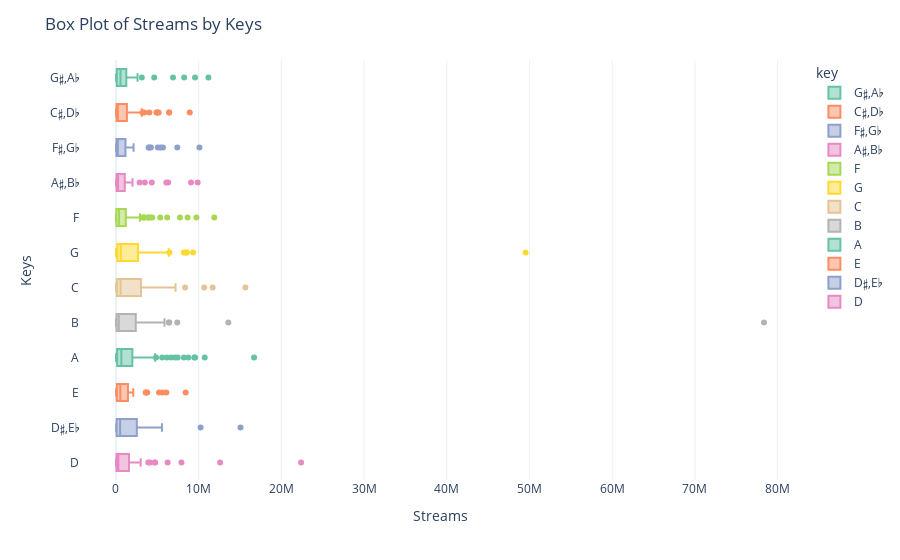

Notebook cell for this chart:
### Code cell
palette = px.colors.qualitative.Set2
# Vẽ biểu đồ catplot
fig = px.box(df_features, y="key", x="streams", color="key", template="plotly_white", color_discrete_sequence=palette)
fig.update_layout(
    yaxis_title="Keys",
    xaxis_title="Streams",
    title='Box Plot of Streams by Keys'
)
fig.show()

### Figure 1 — Plotly figure (JSON) as saved in the notebook; plotly's stock layout.template omitted (floating-point values rounded to 4 significant figures)
{"data": [{"alignmentgroup": "True", "hovertemplate": "key=%{y}<br>streams=%{x}<extra></extra>", "legendgroup": "G♯,A♭", "marker": {"color": "rgb(102,194,165)"}, "name": "G♯,A♭", "notched": false, "offsetgroup": "G♯,A♭", "orientation": "h", "showlegend": true, "type": "box", "x": [4624195, 72471, 451040, 6899206, 2513718, 109485, 1366283, 12521, 62359, 1296870, 624035, 11815, 8245355, 27453, 123422, 838108, 103409, 132503, 249986, 1284961, 1230391, 183920, 3130293, 774772, 782544, 1251276, 9565652, 121551, 1221859, 68501, 940422, 12725, 15777, 1110380, 65368, 128734, 1911629, 93190, 2069859, 1187751, 253116, 125590, 23598, 1111587, 11178774, 13390, 101964, 548401, 477555, 788743, 1145729, 1860199, 18205, 228565, 732653, 1254319, 56813, 430159, 2605886, 193915, 900743], "x0": " ", "xaxis": "x", "y": ["G♯,A♭", "G♯,A♭", "G♯,A♭", "G♯,A♭", "G♯,A♭", "G♯,A♭", "G♯,A♭", "G♯,A♭", "G♯,A♭", "G♯,A♭", "G♯,A♭", "G♯,A♭", "G♯,A♭", "G♯,A♭", "G♯,A♭", "G♯,A♭", "G♯,A♭", "G♯,A♭", "G♯,A♭", "G♯,A♭", "G♯,A♭", "G♯,A♭", "G♯,A♭", "G♯,A♭", "G♯,A♭", "G♯,A♭", "G♯,A♭", "G♯,A♭", "G♯,A♭", "G♯,A♭", "G♯,A♭", "G♯,A♭", "G♯,A♭", "G♯,A♭", "G♯,A♭", "G♯,A♭", "G♯,A♭", "G♯,A♭", "G♯,A♭", "G♯,A♭", "G♯,A♭", "G♯,A♭", "G♯,A♭", "G♯,A♭", "G♯,A♭", "G♯,A♭", "G♯,A♭", "G♯,A♭", "G♯,A♭", "G♯,A♭", "G♯,A♭", "G♯,A♭", "G♯,A♭", "G♯,A♭", "G♯,A♭", "G♯,A♭", "G♯,A♭", "G♯,A♭", "G♯,A♭", "G♯,A♭", "G♯,A♭"], "y0": " ", "yaxis": "y"}, {"alignmentgroup": "True", "hovertemplate": "key=%{y}<br>streams=%{x}<extra></extra>", "legendgroup": "C♯,D♭", "marker": {"color": "rgb(252,141,98)"}, "name": "C♯,D♭", "notched": false, "offsetgroup": "C♯,D♭", "orientation": "h", "showlegend": true, "type": "box", "x": [8923275, 57705, 629371, 3234143, 243173, 195068, 1118042, 16430, 182226, 88066, 1452703, 108701, 10873, 10241, 53720, 1139173, 177095, 6434830, 25946, 234577, 450740, 3110538, 86149, 10128, 71545, 1728759, 775313, 225378, 5161731, 86867, 1283434, 96103, 109231, 55485, 3431602, 186149, 2548348, 225667, 5062349, 31099, 1251215, 655603, 1156954, 1924550, 220126, 64012, 169801, 97640, 23859, 702563, 26892, 11845, 43599, 20338, 1971621, 1245668, 1843726, 447873, 1149353, 895517, 23155, 849967, 4943196, 65708, 4910437, 2087300, 26586, 4039947, 36247, 125173, 107763, 1322046, 6430649, 108235], "x0": " ", "xaxis": "x", "y": ["C♯,D♭", "C♯,D♭", "C♯,D♭", "C♯,D♭", "C♯,D♭", "C♯,D♭", "C♯,D♭", "C♯,D♭", "C♯,D♭", "C♯,D♭", "C♯,D♭", "C♯,D♭", "C♯,D♭", "C♯,D♭", "C♯,D♭", "C♯,D♭", "C♯,D♭", "C♯,D♭", "C♯,D♭", "C♯,D♭", "C♯,D♭", "C♯,D♭", "C♯,D♭", "C♯,D♭", "C♯,D♭", "C♯,D♭", "C♯,D♭", "C♯,D♭", "C♯,D♭", "C♯,D♭", "C♯,D♭", "C♯,D♭", "C♯,D♭", "C♯,D♭", "C♯,D♭", "C♯,D♭", "C♯,D♭", "C♯,D♭", "C♯,D♭", "C♯,D♭", "C♯,D♭", "C♯,D♭", "C♯,D♭", "C♯,D♭", "C♯,D♭", "C♯,D♭", "C♯,D♭", "C♯,D♭", "C♯,D♭", "C♯,D♭", "C♯,D♭", "C♯,D♭", "C♯,D♭", "C♯,D♭", "C♯,D♭", "C♯,D♭", "C♯,D♭", "C♯,D♭", "C♯,D♭", "C♯,D♭", "C♯,D♭", "C♯,D♭", "C♯,D♭", "C♯,D♭", "C♯,D♭", "C♯,D♭", "C♯,D♭", "C♯,D♭", "C♯,D♭", "C♯,D♭", "C♯,D♭", "C♯,D♭", "C♯,D♭", "C♯,D♭"], "y0": " ", "yaxis": "y"}, {"alignmentgroup": "True", "hovertemplate": "key=%{y}<br>streams=%{x}<extra></extra>", "legendgroup": "F♯,G♭", "marker": {"color": "rgb(141,160,203)"}, "name": "F♯,G♭", "notched": false, "offsetgroup": "F♯,G♭", "orientation": "h", "showlegend": true, "type": "box", "x": [353811, 5679774, 4060281, 63544, 11694, 8448, 241330, 510904, 1837218, 1081392, 14960, 397912, 250855, 3951678, 227498, 49599, 65533, 27653, 4230570, 81338, 59598, 1641621, 59587, 15168, 297808, 72555, 48523, 5404175, 455282, 1145052, 34222, 5065357, 144773, 1425142, 443457, 27756, 73486, 176638, 10096421, 65218, 957505, 7415639, 203983, 49538, 2130156, 120369, 84797, 721838, 1158384, 13432, 68155, 214846], "x0": " ", "xaxis": "x", "y": ["F♯,G♭", "F♯,G♭", "F♯,G♭", "F♯,G♭", "F♯,G♭", "F♯,G♭", "F♯,G♭", "F♯,G♭", "F♯,G♭", "F♯,G♭", "F♯,G♭", "F♯,G♭", "F♯,G♭", "F♯,G♭", "F♯,G♭", "F♯,G♭", "F♯,G♭", "F♯,G♭", "F♯,G♭", "F♯,G♭", "F♯,G♭", "F♯,G♭", "F♯,G♭", "F♯,G♭", "F♯,G♭", "F♯,G♭", "F♯,G♭", "F♯,G♭", "F♯,G♭", "F♯,G♭", "F♯,G♭", "F♯,G♭", "F♯,G♭", "F♯,G♭", "F♯,G♭", "F♯,G♭", "F♯,G♭", "F♯,G♭", "F♯,G♭", "F♯,G♭", "F♯,G♭", "F♯,G♭", "F♯,G♭", "F♯,G♭", "F♯,G♭", "F♯,G♭", "F♯,G♭", "F♯,G♭", "F♯,G♭", "F♯,G♭", "F♯,G♭", "F♯,G♭"], "y0": " ", "yaxis": "y"}, {"alignmentgroup": "True", "hovertemplate": "key=%{y}<br>streams=%{x}<extra></extra>", "legendgroup": "A♯,B♭", "marker": {"color": "rgb(231,138,195)"}, "name": "A♯,B♭", "notched": false, "offsetgroup": "A♯,B♭", "orientation": "h", "showlegend": true, "type": "box", "x": [17319, 631770, 224183, 71340, 29622, 1389407, 214704, 45172, 6088346, 2855056, 180297, 36535, 139893, 1196596, 508370, 4332370, 84435, 514232, 9879878, 146897, 18781, 241058, 845879, 24700, 3493975, 27177, 1282336, 14673, 927434, 635427, 63305, 9078187, 383281, 2000773, 37139, 407014, 191431, 81173, 257334, 744934, 90993, 857542, 6313604, 1021814, 118987], "x0": " ", "xaxis": "x", "y": ["A♯,B♭", "A♯,B♭", "A♯,B♭", "A♯,B♭", "A♯,B♭", "A♯,B♭", "A♯,B♭", "A♯,B♭", "A♯,B♭", "A♯,B♭", "A♯,B♭", "A♯,B♭", "A♯,B♭", "A♯,B♭", "A♯,B♭", "A♯,B♭", "A♯,B♭", "A♯,B♭", "A♯,B♭", "A♯,B♭", "A♯,B♭", "A♯,B♭", "A♯,B♭", "A♯,B♭", "A♯,B♭", "A♯,B♭", "A♯,B♭", "A♯,B♭", "A♯,B♭", "A♯,B♭", "A♯,B♭", "A♯,B♭", "A♯,B♭", "A♯,B♭", "A♯,B♭", "A♯,B♭", "A♯,B♭", "A♯,B♭", "A♯,B♭", "A♯,B♭", "A♯,B♭", "A♯,B♭", "A♯,B♭", "A♯,B♭", "A♯,B♭"], "y0": " ", "yaxis": "y"}, {"alignmentgroup": "True", "hovertemplate": "key=%{y}<br>streams=%{x}<extra></extra>", "legendgroup": "F", "marker": {"color": "rgb(166,216,84)"}, "name": "F", "notched": false, "offsetgroup": "F", "orientation": "h", "showlegend": true, "type": "box", "x": [704482, 6311, 1577974, 45277, 1198234, 311245, 12672, 9033, 66843, 1174364, 2891862, 236726, 3454323, 250616, 13439, 24871, 319644, 106639, 322728, 7733048, 8656478, 742726, 677093, 869390, 4388422, 598853, 71704, 95426, 1009732, 424842, 153184, 182866, 81972, 1749261, 1797596, 40573, 15687, 5353757, 33879, 67570, 4161365, 864939, 15283, 90898, 16466, 3924592, 471347, 29349, 386103, 35014, 676566, 372548, 291074, 9727638, 37330, 724867, 982314, 2239464, 74042, 11883770, 1146960, 5965, 1124811, 3160198, 12127, 786844, 157543, 6217, 141066, 3331555, 2008124, 85633, 1180709, 28903, 38101, 6192247, 3855242, 28266, 478350], "x0": " ", "xaxis": "x", "y": ["F", "F", "F", "F", "F", "F", "F", "F", "F", "F", "F", "F", "F", "F", "F", "F", "F", "F", "F", "F", "F", "F", "F", "F", "F", "F", "F", "F", "F", "F", "F", "F", "F", "F", "F", "F", "F", "F", "F", "F", "F", "F", "F", "F", "F", "F", "F", "F", "F", "F", "F", "F", "F", "F", "F", "F", "F", "F", "F", "F", "F", "F", "F", "F", "F", "F", "F", "F", "F", "F", "F", "F", "F", "F", "F", "F", "F", "F", "F"], "y0": " ", "yaxis": "y"}, {"alignmentgroup": "True", "hovertemplate": "key=%{y}<br>streams=%{x}<extra></extra>", "legendgroup": "G", "marker": {"color": "rgb(255,217,47)"}, "name": "G", "notched": false, "offsetgroup": "G", "orientation": "h", "showlegend": true, "type": "box", "x": [345190, 99415, 3165434, 12107, 1190598, 171176, 350091, 24429, 8475810, 16367, 425083, 2798959, 1113252, 1153119, 6390482, 588956, 1842427, 56321, 351386, 431940, 27697, 19896, 155088, 8212779, 11397, 1441393, 49527121, 6111607, 138583, 2288381, 3799561, 5946385, 2001684, 35449, 1368804, 240774, 9319649, 25547, 26026, 424436, 6390893, 534457, 1309736, 2060394, 679272, 4532064, 581783, 178761, 871138, 1548247, 1766832, 79565, 178979, 177375, 449840, 44259, 6465125, 8570097, 5491513], "x0": " ", "xaxis": "x", "y": ["G", "G", "G", "G", "G", "G", "G", "G", "G", "G", "G", "G", "G", "G", "G", "G", "G", "G", "G", "G", "G", "G", "G", "G", "G", "G", "G", "G", "G", "G", "G", "G", "G", "G", "G", "G", "G", "G", "G", "G", "G", "G", "G", "G", "G", "G", "G", "G", "G", "G", "G", "G", "G", "G", "G", "G", "G", "G", "G"], "y0": " ", "yaxis": "y"}, {"alignmentgroup": "True", "hovertemplate": "key=%{y}<br>streams=%{x}<extra></extra>", "legendgroup": "C", "marker": {"color": "rgb(229,196,148)"}, "name": "C", "notched": false, "offsetgroup": "C", "orientation": "h", "showlegend": true, "type": "box", "x": [3711583, 96609, 2241623, 369630, 82015, 3025096, 764724, 629172, 1241846, 581513, 364759, 55145, 10674785, 15263, 272155, 10961, 4337452, 111217, 60654, 21316, 2205353, 518470, 11684316, 1822259, 226967, 7332, 75352, 511727, 721002, 2639784, 289578, 5054947, 1275701, 40298, 3183455, 15649747, 3477473, 2383946, 4356922, 917859, 74027, 93559, 148375, 6986712, 329715, 3254462, 5302869, 2166759, 1123320, 5481347, 2423096, 313326, 4240522, 7202577, 231240, 425547, 15908, 258129, 1425281, 8360368, 535970, 46179, 230957, 96122, 89648, 131376, 3084145, 20730, 457723, 1305541, 494073, 4139561, 12251, 935681], "x0": " ", "xaxis": "x", "y": ["C", "C", "C", "C", "C", "C", "C", "C", "C", "C", "C", "C", "C", "C", "C", "C", "C", "C", "C", "C", "C", "C", "C", "C", "C", "C", "C", "C", "C", "C", "C", "C", "C", "C", "C", "C", "C", "C", "C", "C", "C", "C", "C", "C", "C", "C", "C", "C", "C", "C", "C", "C", "C", "C", "C", "C", "C", "C", "C", "C", "C", "C", "C", "C", "C", "C", "C", "C", "C", "C", "C", "C", "C", "C"], "y0": " ", "yaxis": "y"}, {"alignmentgroup": "True", "hovertemplate": "key=%{y}<br>streams=%{x}<extra></extra>", "legendgroup": "B", "marker": {"color": "rgb(179,179,179)"}, "name": "B", "notched": false, "offsetgroup": "B", "orientation": "h", "showlegend": true, "type": "box", "x": [5906, 1277453, 4032872, 634367, 1672087, 6373897, 21151, 3807015, 461369, 12612, 7413986, 447396, 47739, 89630, 72700, 614417, 109205, 408089, 1452428, 8439, 65729, 325274, 8586, 5352377, 348501, 3545714, 90672, 13421, 423428, 18768, 74800, 3340348, 109799, 328244, 2159547, 200726, 2218949, 31440, 1236891, 128915, 4681155, 5864860, 2384542, 2396240, 58858, 277969, 31248, 6448386, 10355, 302511, 3058091, 77983, 13586569, 24512, 78349617], "x0": " ", "xaxis": "x", "y": ["B", "B", "B", "B", "B", "B", "B", "B", "B", "B", "B", "B", "B", "B", "B", "B", "B", "B", "B", "B", "B", "B", "B", "B", "B", "B", "B", "B", "B", "B", "B", "B", "B", "B", "B", "B", "B", "B", "B", "B", "B", "B", "B", "B", "B", "B", "B", "B", "B", "B", "B", "B", "B", "B", "B"], "y0": " ", "yaxis": "y"}, {"alignmentgroup": "True", "hovertemplate": "key=%{y}<br>streams=%{x}<extra></extra>", "legendgroup": "A", "marker": {"color": "rgb(102,194,165)"}, "name": "A", "notched": false, "offsetgroup": "A", "orientation": "h", "showlegend": true, "type": "box", "x": [690655, 741008, 984358, 22806, 1134751, 1597155, 121202, 51128, 60298, 1301025, 1174242, 6146776, 6673412, 856210, 121650, 1473887, 25454, 175380, 15170, 1216644, 512156, 266424, 3980099, 13187, 311171, 522335, 525225, 605406, 4739311, 608894, 2512210, 3151536, 1622536, 4841870, 370885, 1557094, 1731657, 136916, 69462, 11361, 1517812, 182214, 1980934, 1384244, 368481, 152264, 274451, 513691, 512025, 8748879, 11998, 5583446, 8207099, 87478, 7463940, 10733536, 69323, 16696482, 1781780, 625214, 7127541, 6137, 9475515, 51940, 1664874, 13489, 189847, 9571181, 2991223, 56024], "x0": " ", "xaxis": "x", "y": ["A", "A", "A", "A", "A", "A", "A", "A", "A", "A", "A", "A", "A", "A", "A", "A", "A", "A", "A", "A", "A", "A", "A", "A", "A", "A", "A", "A", "A", "A", "A", "A", "A", "A", "A", "A", "A", "A", "A", "A", "A", "A", "A", "A", "A", "A", "A", "A", "A", "A", "A", "A", "A", "A", "A", "A", "A", "A", "A", "A", "A", "A", "A", "A", "A", "A", "A", "A", "A", "A"], "y0": " ", "yaxis": "y"}, {"alignmentgroup": "True", "hovertemplate": "key=%{y}<br>streams=%{x}<extra></extra>", "legendgroup": "E", "marker": {"color": "rgb(252,141,98)"}, "name": "E", "notched": false, "offsetgroup": "E", "orientation": "h", "showlegend": true, "type": "box", "x": [2087667, 124716, 1887393, 308230, 23733, 102076, 441045, 633883, 5624219, 119340, 199026, 1002421, 61345, 3779463, 595649, 23457, 127318, 36200, 239218, 637774, 8432975, 11320, 811005, 1079615, 529699, 3600790, 115873, 6087462, 3659892, 117532, 74125, 11926, 106108, 414971, 1161470, 1225157, 31432, 1623031, 1525154, 5211354, 81152, 657010, 546164], "x0": " ", "xaxis": "x", "y": ["E", "E", "E", "E", "E", "E", "E", "E", "E", "E", "E", "E", "E", "E", "E", "E", "E", "E", "E", "E", "E", "E", "E", "E", "E", "E", "E", "E", "E", "E", "E", "E", "E", "E", "E", "E", "E", "E", "E", "E", "E", "E", "E"], "y0": " ", "yaxis": "y"}, {"alignmentgroup": "True", "hovertemplate": "key=%{y}<br>streams=%{x}<extra></extra>", "legendgroup": "D♯,E♭", "marker": {"color": "rgb(141,160,203)"}, "name": "D♯,E♭", "notched": false, "offsetgroup": "D♯,E♭", "orientation": "h", "showlegend": true, "type": "box", "x": [53675, 2523176, 2458892, 242336, 3506485, 67773, 429927, 225110, 467899, 3247930, 1908691, 616335, 406060, 22313, 18948, 18068, 537565, 15057926, 10229957, 55790, 97648, 83813, 732459, 4060310, 5561483, 1394508], "x0": " ", "xaxis": "x", "y": ["D♯,E♭", "D♯,E♭", "D♯,E♭", "D♯,E♭", "D♯,E♭", "D♯,E♭", "D♯,E♭", "D♯,E♭", "D♯,E♭", "D♯,E♭", "D♯,E♭", "D♯,E♭", "D♯,E♭", "D♯,E♭", "D♯,E♭", "D♯,E♭", "D♯,E♭", "D♯,E♭", "D♯,E♭", "D♯,E♭", "D♯,E♭", "D♯,E♭", "D♯,E♭", "D♯,E♭", "D♯,E♭", "D♯,E♭"], "y0": " ", "yaxis": "y"}, {"alignmentgroup": "True", "hovertemplate": "key=%{y}<br>streams=%{x}<extra></extra>", "legendgroup": "D", "marker": {"color": "rgb(231,138,195)"}, "name": "D", "notched": false, "offsetgroup": "D", "orientation": "h", "showlegend": true, "type": "box", "x": [1537874, 37618, 4113631, 1808427, 1289903, 13111, 27224, 7919473, 14288, 42577, 89601, 196952, 447803, 4673170, 302469, 48659, 3914390, 77885, 13330, 946935, 178593, 2688332, 759318, 1640051, 4745562, 170714, 9689, 160851, 18377, 235377, 68386, 35874, 1073218, 41325, 11878, 294922, 858690, 2990078, 12595582, 105805, 152834, 2300816, 237645, 95688, 69374, 1202566, 1415056, 559161, 1229842, 1020917, 76497, 53779, 22382575, 92699, 166308, 2036728, 106386, 467842, 5744, 140874, 1588065, 23967, 6246827, 378256, 460741, 2416995, 2082354, 26987, 956131, 2929951, 27722], "x0": " ", "xaxis": "x", "y": ["D", "D", "D", "D", "D", "D", "D", "D", "D", "D", "D", "D", "D", "D", "D", "D", "D", "D", "D", "D", "D", "D", "D", "D", "D", "D", "D", "D", "D", "D", "D", "D", "D", "D", "D", "D", "D", "D", "D", "D", "D", "D", "D", "D", "D", "D", "D", "D", "D", "D", "D", "D", "D", "D", "D", "D", "D", "D", "D", "D", "D", "D", "D", "D", "D", "D", "D", "D", "D", "D", "D"], "y0": " ", "yaxis": "y"}], "layout": {"boxmode": "overlay", "legend": {"title": {"text": "key"}, "tracegroupgap": 0}, "margin": {"t": 60}, "title": {"text": "Box Plot of Streams by Keys"}, "xaxis": {"anchor": "y", "domain": [0, 1], "title": {"text": "Streams"}}, "yaxis": {"anchor": "x", "categoryarray": ["D", "D♯,E♭", "E", "A", "B", "C", "G", "F", "A♯,B♭", "F♯,G♭", "C♯,D♭", "G♯,A♭"], "categoryorder": "array", "domain": [0, 1], "title": {"text": "Keys"}}}}
